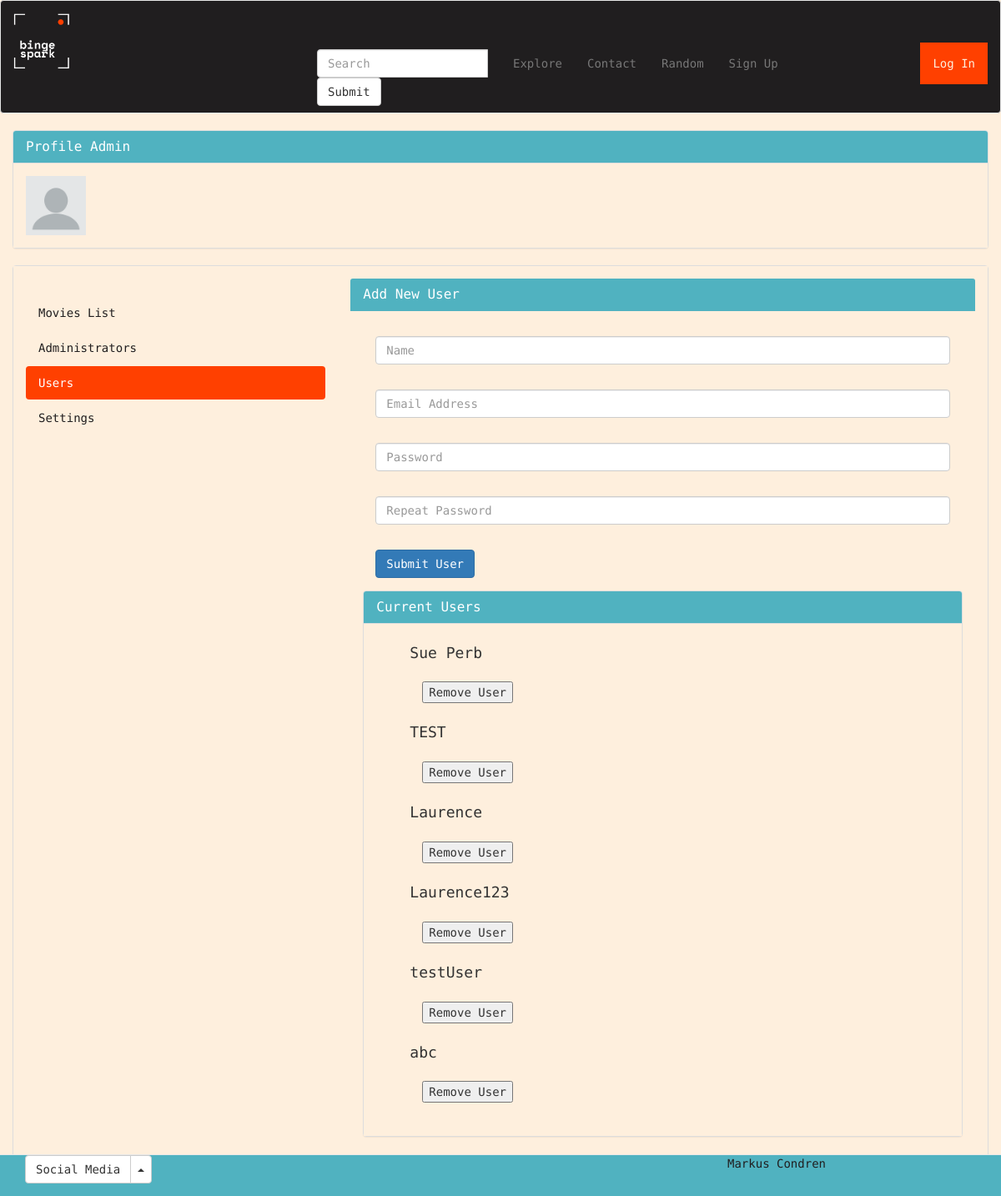
The app's page /bingespark/admin/admin_profile_us.php, older data.
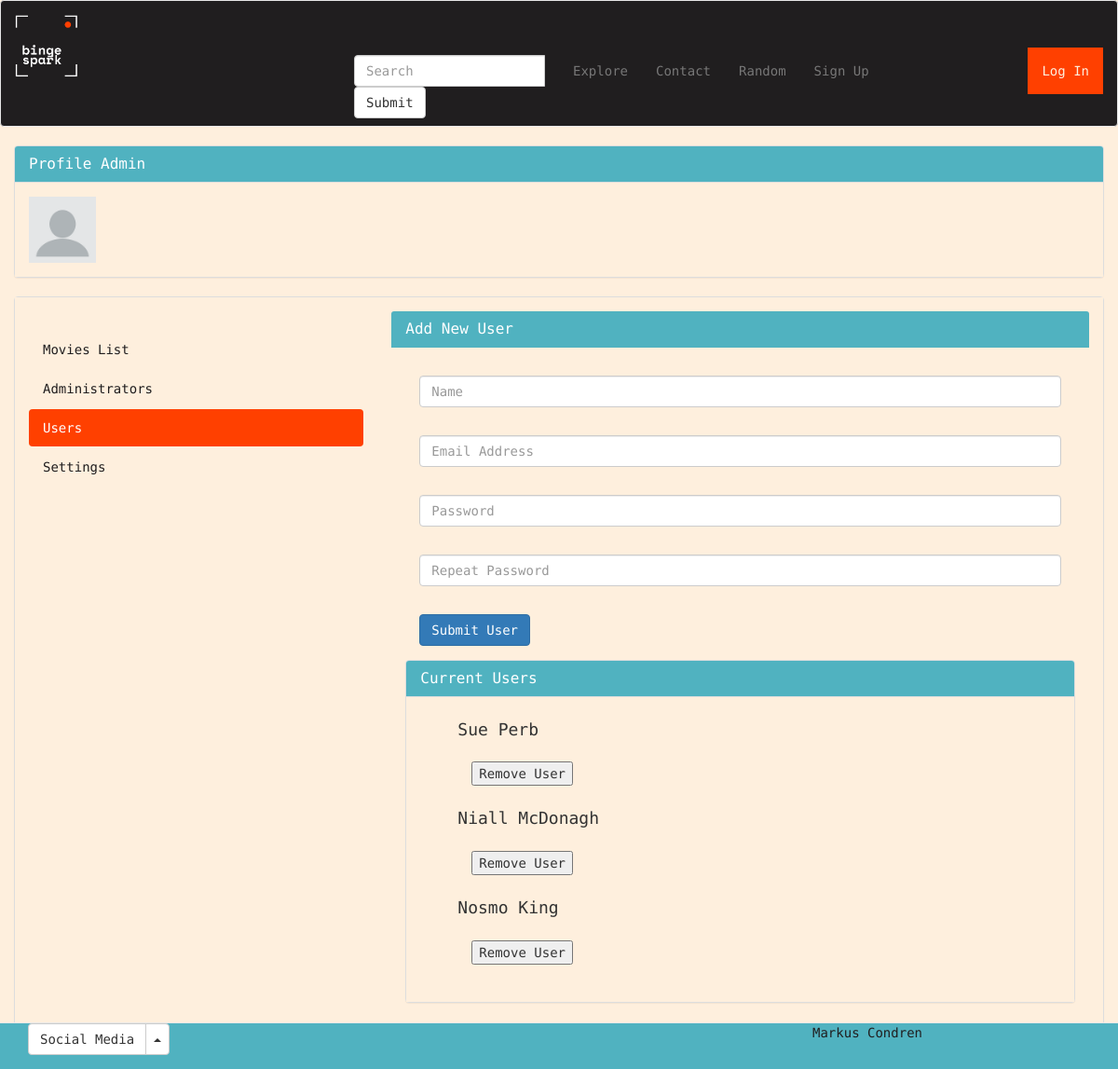
The same page, newer data.
### tables this page shows
CREATE TABLE `user` (
  `user_id` int(11) NOT NULL,
  `user_type_id` int(11) NOT NULL,
  `name` varchar(255) NOT NULL,
  `email` varchar(255) NOT NULL,
  `username` varchar(255) NOT NULL,
  `password` varbinary(255) DEFAULT NULL,
  `profile_picture` text
);

### bingespark/admin/admin_profile_us.php (the view, shortened to what this page needs)
<?php
include_once("../partials/functions.php");
$user_query = "SELECT * FROM user;";
$user_query_result = $dbconn->query($user_query);
$users = array();
while ($row = $user_query_result->fetch_assoc()) {
    $users[] = $row;
}
?>
<!DOCTYPE html>
<html lang="en">
<head>
    <?php include('../partials/head_2.php') ?>
</head>
<body>
    <?php include('../partials/navbar_2.php'); ?>
    <div class="container-fluid" id="profile-panel">
        <div class="panel panel-default">
            <div class="panel-heading" id="profile-panel-heading">
                <h3 class="panel-title">Profile Admin</h3>
            </div>
            <div class="panel-body" id="profile-panel-body">
                <div class="row">
                    <div class="col-xs-6 col-sm-4 col-md-4">
                        <?php
                        if (strlen($_SESSION["profile_picture"]) === NULL) {
                            $pic = $_SESSION["profile_picture"];
                            echo "<img src='$pic' alt='profile picture' width='200px'>";
                        } else {
                            echo "<img src='../images/avatar.webp' alt='profile picture' width='20%'>
                       ";
                        }
                        ?>
                    </div>
                    <div class="col-xs-6 col-sm-4 col-md-4">
                    </div>
                    <div class="col-xs-12 col-sm-4 col-md-4">
                    </div>
                </div>
            </div>
        </div>
    </div>
    <div class="container-fluid" id="profile-panel">
        <div class="panel panel-default">
            <div class="panel-body" id="profile-panel-body">
                <div class="row">
                    <div class="col-xs-12 col-sm-4 col-md-4">
                        <div class="panel-heading" id="profile-panel-options">
                        </div>
                        <nav id="profile-pills">
                            <ul class="nav nav-pills nav-stacked" id="pills-stacked">
                                <li role="presentation"><a href="admin_profile_ml.php">Movies List</a></li>
                                <li role="presentation"><a href="admin_profile_ad.php">Administrators</a></li>
                                <li role="presentation" class="active"><a href="admin_profile_us.php">Users</a></li>
                                <li role="presentation"><a href="admin_profile.php">Settings</a></li>
                            </ul>
                        </nav>
                    </div>
                    <div class="col-xs-12 col-sm-8 col-md-8">
                        <div class="panel-heading" id="profile-panel-heading">
                            <h3 class="panel-title">Add New User</h3>
                        </div>
                        <div class="panel-body" id="profile-panel-body">
                            <div data-bs-spy="scroll" data-bs-target="#navbar-example3" data-bs-offset="0" tabindex="0">
                                <form action="new_user_include.php" method="POST" name="form">
                                    <div class="mb-3">
                                        <div class="panel-body" id="profile-panel-body">
                                            <input type="text" class="form-control" name="name" placeholder="Name">
                                        </div>
                                        <div class="panel-body" id="profile-panel-body">
                                            <input type="email" class="form-control" name="email" placeholder="Email Address">
                                        </div>
                                        <div class="panel-body" id="profile-panel-body">
                                            <input type="password" class="form-control" name="password" placeholder="Password">
                                        </div>
                                        <div class="panel-body" id="profile-panel-body">
                                            <input type="password" class="form-control" name="password-repeat" placeholder="Repeat Password">
                                        </div>
                                        <div class="panel-body" id="profile-panel-body">
                                            <button type="submit" class="btn btn-primary" name="submit">Submit User</button>
                                        </div>
                                    </div>
                                </form>
                            </div>
                            <div class="panel panel-default">
                                <div class="panel-heading" id="profile-panel-heading">
                                    <h3 class="panel-title">Current Users</h3>
                                </div>
                                <div class="panel-body" id="profile-panel-body">
                                    <ul>
                                        <div data-bs-spy="scroll" data-bs-target="#navbar-example3" data-bs-offset="0" tabindex="0">
                                            <?php
                                            foreach ($users as $row) {
                                                $user_id = $row["user_id"];
                                                $user_type_id = $row["user_type_id"];
                                                $name = $row["name"];
                                                if ($user_type_id == 2) {
                                                    echo
                                                    "
                                               <h4>$name</h4>
                                                <form action='delete_admin.php' method='POST' name='form'>
                                                <div class='panel-body' id='profile-panel-body'>
                                                <input class='form-control' type='hidden' value='$user_id' aria-label='readonly input example' name='userid' readonly>
                                                    <div><input type='submit' name='submit' value='Remove User' /></div>
                                                </div>
                                                </form>
                                                ";
                                                }
                                            }
                                            ?>
                                        </div>
                                    </ul>
                                </div>
                            </div>
                        </div>
                    </div>
                </div>
            </div>
            <?php include('../partials/footer_2.php'); ?>
</body>

### bingespark/partials/head_2.php (shortened to what this page needs)
<link rel='stylesheet' href='https://cdn.jsdelivr.net/npm/bootstrap@3.4.1/dist/css/bootstrap.min.css'>
<link rel='stylesheet' href='../css/style.css'>

### bingespark/partials/navbar_2.php (shortened to what this page needs)
<?php
include_once("functions.php");
?>
<nav class="navbar navbar-default" id="navbar">
    <div class="container-fluid">
        <div class="navbar-header">
            <a class="navbar-brand" href="../index.php"><img src="../images/bingesparkLogo.png" alt="bingespark logo" id="bingespark-logo"></a>
        </div>
        <div class="collapse navbar-collapse" id="bs-example-navbar-collapse-1">
            <div class="col-sm-6">
                <form action="../search/explore_search.php" method="POST" class="navbar-form navbar-right">
                    <div class="form-group">
                        <div class="input-group mb-3">
                            <input type="text" name="search" value="" class="form-control" placeholder="Search" aria-label="Search bar" aria-describedby="basic-addon2">
                            <div class="control">
                                <button class="btn btn-default" type="submit" id="button-addon2">Submit</button>
                            </div>
                        </div>
                    </div>
                </form>
            </div>
            <ul class="nav navbar-nav">
                <li><a href="../explore.php">Explore</a></li>
                <li><a href="../contact.php">Contact</a></li>
                <li><a href="../random.php">Random</a></li>
                <?php
                if (isset($_SESSION["user_id"])) {
                    if ($usertype == 1) {
                        echo "
                            <li><a href='../user/logout_include.php'>Log Out</a></li>
                            </ul>
                            <ul class='nav navbar-nav navbar-right'>
                                <li class='active'><a href='../admin/admin_profile.php' id='profile-btn'>Admin<span class='sr-only'>(current)</span></a></li>
                            ";
                    } else if ($usertype == 2) {
                        echo "
                            <li><a href='../user/logout_include.php'>Log Out</a></li>
                            </ul>
                            <ul class='nav navbar-nav navbar-right'>
                                <li class='active'><a href='../user/profile.php' id='profile-btn'>Profile<span class='sr-only'>(current)</span></a></li>
                            ";
                    }
                } else {
                    echo "
                        <li><a href='../user/signup.php'>Sign Up</a></li>
                        </ul>
                        <ul class='nav navbar-nav navbar-right'>
                            <li class='active'><a href='../user/login.php' id='profile-btn'>Log In<span class='sr-only'>(current)</span></a></li>
                        ";
                }
                ?>
            </ul>
        </div>
    </div>
</nav>

### bingespark/partials/footer_2.php (shortened to what this page needs)
<nav class="navbar navbar-default navbar-fixed-bottom" id="footer">
    <div class="container">
        <div class="row">
            <div class="col-xs-6 col-sm-6 col-md-6" id="social-dropdown">
                <div class="btn-group dropup">
                    <button type="button" class="btn btn-default">Social Media</button>
                    <button type="button" class="btn btn-default dropdown-toggle" data-toggle="dropdown" aria-haspopup="true" aria-expanded="false">
                        <span class="caret"></span>
                    </button>
                </div>
            </div>
            <div class="col-xs-4 col-sm-4" col-md-4> <a href="https://github.com/FoncyJR" class="nav navbar-nav navbar-right" id="author">Markus Condren</a>
            </div>
        </div>
    </div>
    </div>

### bingespark/css/style.css (style rules this page uses)
* { font-family: "Space Mono", monospace; list-style: none; }
a:link { color: #201e1f; }
#navbar { background-color: #201e1f; }
.navbar-brand { width: 70%; }
.navbar-brand img { max-width: 30%; }
#bingespark-logo { width: 10%; margin-top: 0; padding-top: 0; padding-left: 0; padding-right: 0; }
#profile-btn { background-color: #ff4000; color: #feefdd; }
body { background-color: #feefdd; }
#footer { background-color: #50b2c0; }
#profile-pills > #pills-stacked > .active > a { background-color: #ff4000; }
#profile-panel-heading { background-color: #50b2c0; color: #ffffff; }
#profile-panel-body { background-color: #feefdd; }

Row changes from the older to the newer data that the page shows:
removed user: name "TEST"
removed user: name "Laurence"
removed user: name "Laurence123"
removed user: name "testUser"
removed user: name "abc"
added user: name "Niall McDonagh"
added user: name "Nosmo King"
